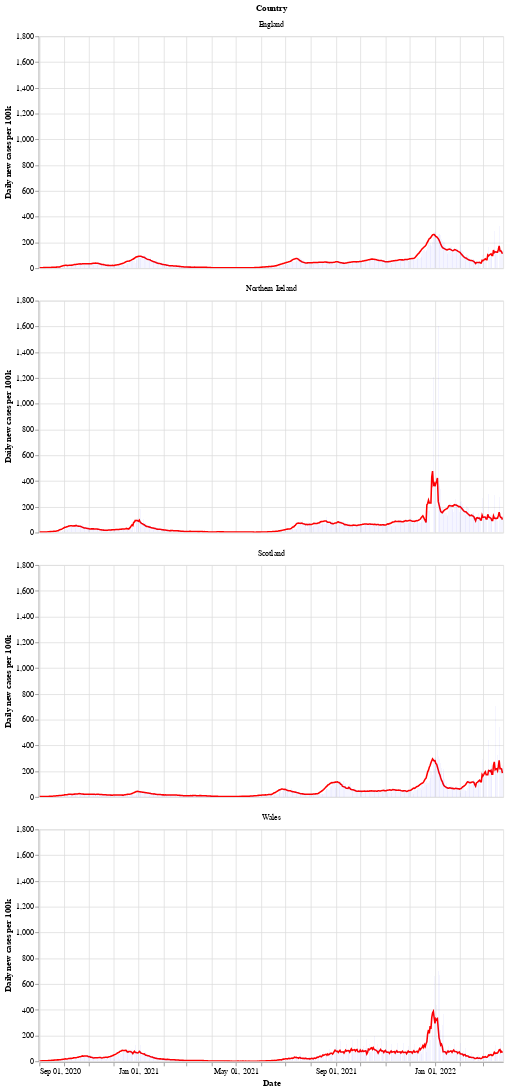

Write notebook code for a chart like this one.
### Markdown cell above
Next is a bar chart of the number of new cases in each country (per 100k population), with the 7 day moving average of cases. Again we see that Wales saw a longer period of raising and falling cases compared to the other countries.

After a period of cases falling, each nation is now seeing a rise in the number of cases - especially in Wales.

### Code cell
# collapse
bars = alt.Chart(uk_cases).mark_bar().encode(
    x=alt.X("yearmonthdate(date):T", axis=alt.Axis(title='Date')),
    y=alt.Y("newCasesRate:Q", axis=alt.Axis(title='Daily new cases per 100k')),
    tooltip='newCasesRate',
    color=alt.condition(
        alt.datum.dailyChange > 0,
        alt.value("orange"),  # The positive color
        alt.value("blue")  # The negative color
    )
).properties(title='New cases per 100k population with rolling 7 day average', width=600).interactive()
line = alt.Chart(uk_cases).mark_line(
    color='red',
    size=2,
).transform_window(
    rolling_mean='mean(newCasesRate)',
    frame=[0, 7],
    groupby=['areaName']
).encode(
    x='yearmonthdate(date):T',
    y='rolling_mean:Q'
)
alt.layer(line, bars, data=uk_cases).facet(alt.Row('areaName', title='Country'), columns=1)

### Figure 1 — Vega-Lite specification as saved in the notebook (floating-point values rounded to 4 significant figures; data arrays with more than 128 entries replaced by an {"elided": "..."} marker saying what was removed)
{"config": {"view": {"continuousWidth": 400, "continuousHeight": 300}}, "data": {"name": "data-858d343edbe4709fc40a23655fdfe80b"}, "facet": {"type": "nominal", "field": "areaName", "title": "Country"}, "spec": {"layer": [{"mark": {"type": "line", "color": "red", "size": 2}, "encoding": {"x": {"type": "temporal", "field": "date", "timeUnit": "yearmonthdate"}, "y": {"type": "quantitative", "field": "rolling_mean"}}, "transform": [{"window": [{"op": "mean", "field": "newCasesRate", "as": "rolling_mean"}], "frame": [0, 7], "groupby": ["areaName"]}]}, {"mark": "bar", "encoding": {"color": {"condition": {"value": "orange", "test": "(datum.dailyChange > 0)"}, "value": "blue"}, "tooltip": {"type": "quantitative", "field": "newCasesRate"}, "x": {"type": "temporal", "axis": {"title": "Date"}, "field": "date", "timeUnit": "yearmonthdate"}, "y": {"type": "quantitative", "axis": {"title": "Daily new cases per 100k"}, "field": "newCasesRate"}}, "selection": {"selector002": {"type": "interval", "bind": "scales", "encodings": ["x", "y"]}}, "title": "New cases per 100k population with rolling 7 day average", "width": 600}]}, "columns": 1, "$schema": "https://vega.github.io/schema/vega-lite/v4.8.1.json", "datasets": {"data-858d343edbe4709fc40a23655fdfe80b": {"elided": "2284 records"}}}
